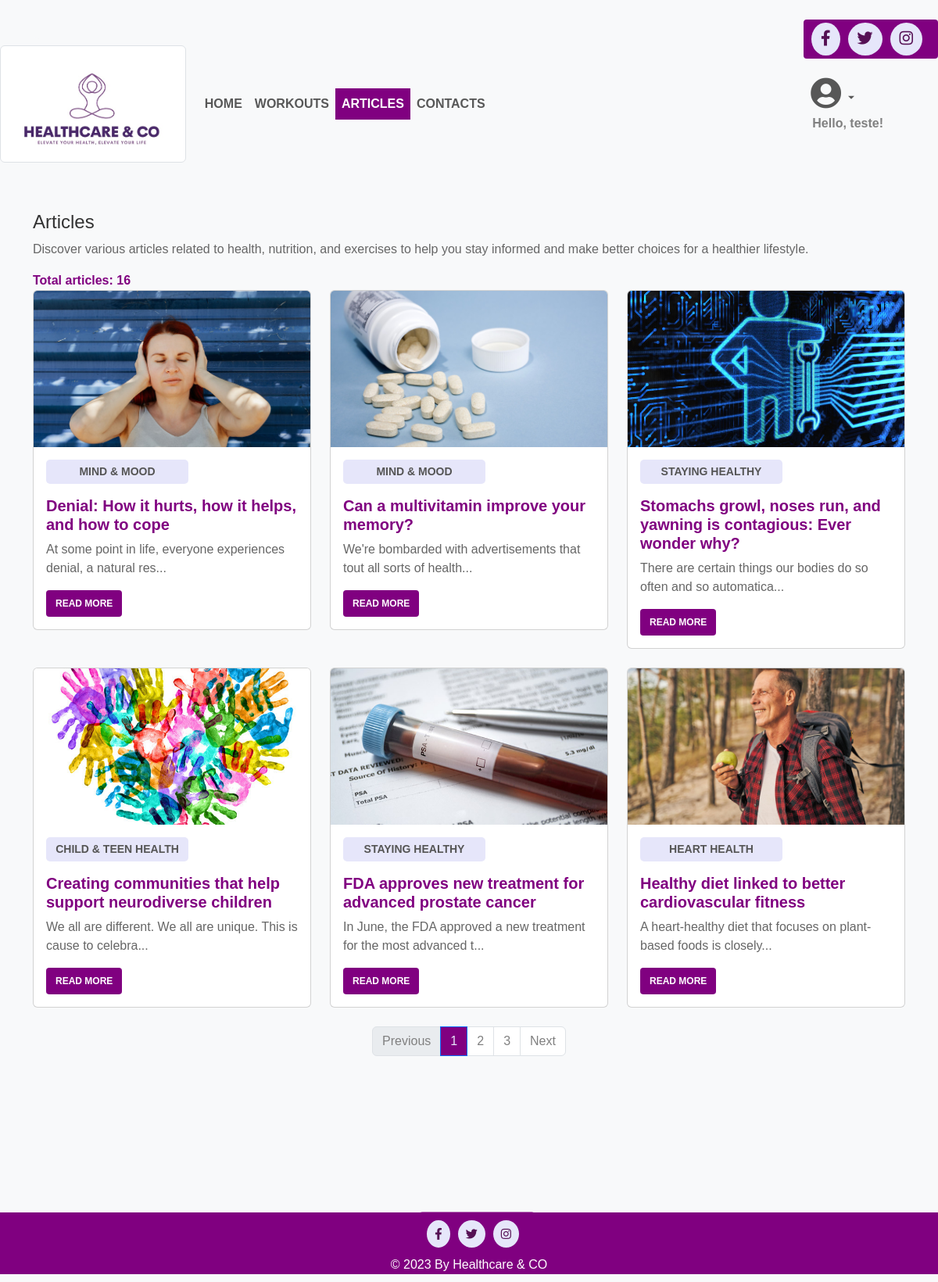
The page /articles (signed in) on the database its author committed.
### tables this page shows
CREATE TABLE articles (
    id INTEGER PRIMARY KEY,
    title VARCHAR(100) NOT NULL,
    content TEXT NOT NULL,
    category VARCHAR(50) NOT NULL,
image_path VARCHAR(100) NOT NULL,
    created_at DATETIME DEFAULT CURRENT_TIMESTAMP
);

### app.py (the view)
@app.route('/articles')
def articles():
    page = request.args.get('page', 1, type=int)
    articles = get_articles(db, page, ARTICLES_PER_PAGE)
    total_articles = get_total_articles(db)
    return render_template('articles.html', articles=articles, pagination=page, total_articles=total_articles, ARTICLES_PER_PAGE=ARTICLES_PER_PAGE)

### helpers.py (called while the page is built)
def get_articles(db, page, ARTICLES_PER_PAGE):
    offset = (page - 1) * ARTICLES_PER_PAGE
    articles = db.execute("SELECT * FROM articles ORDER BY created_at DESC LIMIT ? OFFSET ?;", ARTICLES_PER_PAGE, offset)
    return articles

def get_total_articles(db):
    total_articles = db.execute("SELECT COUNT(*) FROM articles;")[0]["COUNT(*)"]
    return total_articles

### templates/articles.html (shortened to what this page needs)
{% extends "layout.html" %}
{% block content %}
    <div class="container articlesContainer">
        <h1>Articles</h1>
        <p>Discover various articles related to health, nutrition, and exercises to help you stay informed and make better choices for a healthier lifestyle.</p>
        {% if total_articles > 0 %}
            <div class="total-articles">Total articles: {{ total_articles }}</div>
            <div class="row">
                {% for article in articles %}
                    <div class="col-md-4 mb-4">
                        <div class="card">
                            <img src="{{ url_for('static', filename=article.image_path) }}" class="card-img-top" alt="{{ article.title }}" style="height: 200px; object-fit: cover;">
                            <div class="card-body">
                                <p class="card-category card-highlight">{{ article.category.upper() }}</p>
                                <h5 class="card-title card-article-title">{{ article.title }}</h5>
                                <p class="card-text">{{ article.content[:65] }}{% if article.content|length > 65 %}...{% endif %}</p>
                                <a href="{{ url_for('show_article', article_id=article.id) }}" class="btn articles-btn">Read More</a>
                            </div>
                        </div>
                    </div>
                {% endfor %}
            </div>
            <nav aria-label="...">
                <ul class="pagination justify-content-center">
                    {% if pagination > 1 %}
                        <li class="page-item">
                            <a class="page-link" href="{{ url_for('articles', page=pagination - 1) }}">Previous</a>
                        </li>
                    {% else %}
                        <li class="page-item disabled">
                            <span class="page-link">Previous</span>
                        </li>
                    {% endif %}
                    {% for page_num in range(1, (total_articles // ARTICLES_PER_PAGE) + 2) %}
                        {% if pagination == page_num %}
                            <li class="page-item active">
                                <span class="page-link">{{ page_num }} <span class="sr-only">(current)</span></span>
                            </li>
                        {% else %}
                            <li class="page-item">
                                <a class="page-link" href="{{ url_for('articles', page=page_num) }}">{{ page_num }}</a>
                            </li>
                        {% endif %}
                    {% endfor %}
                    {% if pagination < total_articles // ARTICLES_PER_PAGE %}
                        <li class="page-item">
                            <a class="page-link" href="{{ url_for('articles', page=pagination + 1) }}">Next</a>
                        </li>
                    {% else %}
                        <li class="page-item disabled">
                            <span class="page-link">Next</span>
                        </li>
                    {% endif %}
                </ul>
            </nav>
        {% else %}
            <p>No articles available.</p>
        {% endif %}
    </div>
{% endblock %}

### static/css/styles.css (style rules this page uses)
body { background-color: #f8f9fa; font-family: Helvetica, Arial, sans-serif; }
.container { margin-top: 50px; }
h1 { color: #333; font-size: 24px; }
p { color: #666; }
.total-articles { font-weight: bold; color: #800080; }
.articlesContainer { padding-top: 40px; }
.card-category { font-size: 14px; font-weight: bold; color: #555; text-align: center; width: 182px; height: 31px; }
.card-highlight { background-color: #E6E6FA; padding: 5px; border-radius: 5px; }
.card-article-title { font-weight: bold; color: #800080; }
.articles-btn { color: #ffffff; font-weight: bold; text-transform: uppercase; background: #800080; padding: 8px 12px; font-size: 12px; border: none; border-radius: 4px; }
.page-item.active .page-link { background-color: #800080; color: #E6E6FA; }
.page-item .page-link { color: grey; }
.page-item.disabled .page-link { color: grey; }

### rows shown on the page
articles: image_path (picture), category "MIND & MOOD", title "Denial: How it hurts, how it helps, and how to cope", content "At some point in life, everyone experiences denial, a natural res"
articles: image_path (picture), category "MIND & MOOD", title "Can a multivitamin improve your memory?", content "We're bombarded with advertisements that tout all sorts of health"
articles: image_path (picture), category "STAYING HEALTHY", title "Stomachs growl, noses run, and yawning is contagious: Ever wonder why?", content "There are certain things our bodies do so often and so automatica"
articles: image_path (picture), category "CHILD & TEEN HEALTH", title "Creating communities that help support neurodiverse children", content "We all are different. We all are unique. This is cause to celebra"
articles: image_path (picture), category "STAYING HEALTHY", title "FDA approves new treatment for advanced prostate cancer", content "In June, the FDA approved a new treatment for the most advanced t"
articles: image_path (picture), category "HEART HEALTH", title "Healthy diet linked to better cardiovascular fitness", content "A heart-healthy diet that focuses on plant-based foods is closely"

### other values the page prints
{{ session.user_username }} "teste"
{{ total_articles }} "16"
{{ page_num }} "1"
{{ page_num }} "2" "3"
